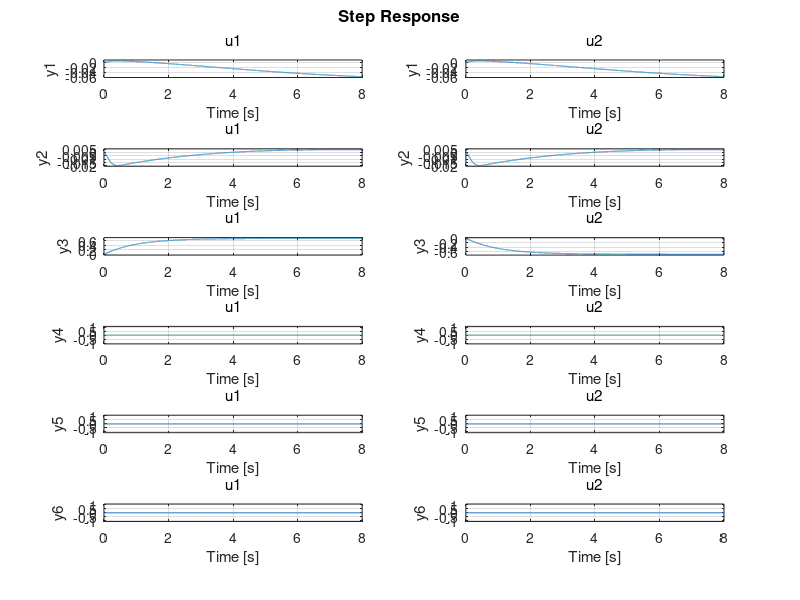

Reproduce this figure in MATLAB.
pkg load control;

mw = 0.04;
Iw = 0.0005;
l = 0.26;
theta = 0;
yaw = 0;
r = 0.04;
d = 0.1;
g = 9.8;

mb = 1.5;
Iy = 0.5*mb*l*l;
Iz = 0.0027;
m1 = 1.5;
m2 = 0.05;
m3 = 0.05;
l1 = 0.14;
l2 = 0.08;
l3 = 0.01;

deno = 2*Iw*(Iy+mb*l*l) + (2*l*l*mb*mw + Iy*(mb + 2*mw)*r*r);

a1 = -(g*l*l*mb*mb*r*r)/deno;
a2 = (g*l*mb*(2*Iw + (mb + 2*mw)*r*r))/deno;

b1 = (r*(Iy + l*mb*(l+r)))/deno;
b2 = -(2*Iw + r*(l*mb + (mb + 2*mw)*r))/deno;
b3 = (d*r)/(2*Iz*r*r + d*d*(Iw + mw*r*r));

A = [0 0 0 1 0 0 ; 
     0 0 0 0 1 0 ;
     0 0 0 0 0 1 ;
     0 a1 0 0 0 0 ;
     0 a2 0 0 0 0 ;
     0 0 0 0 0 0];
     
B = [0 0 ;
     0 0 ; 
     0 0 ;
     b1 b1 ;
     b2 b2 ;
     b3 -b3];
     
C = [ 1 0 0 0 0 0 ;  
      0 1 0 0 0 0 ;
      0 0 1 0 0 0 ;
      0 0 0 0 0 0 ; 
      0 0 0 0 0 0 ;
      0 0 0 0 0 0 ;];
      
D = [0];


Q = [100   0   0 0 0 0 ;
      0 1000  0 0 0 0 ;
      0  0   1  0 0 0 ; 
      0  0   0 1 0 0 ;
      0  0   0 0 10 0 ;
      0  0   0 0  0 1 ;];
      
R = [1 0;
     0 1];

states = {'x'  'theta'  'phi'  'x_dot'  'theta_dot'  'phi_dot'};
inputs = {'uL' ; 'uR'};
outputs = {'x'; 'theta' ; 'phi'};

sys_ss = ss(A,B,C,D);

K = lqr(A,B,Q,R);

Ac = A - B*K;
sys_cl = ss(Ac,B,C,D);

step(sys_cl)


%step(sys_ss,5)